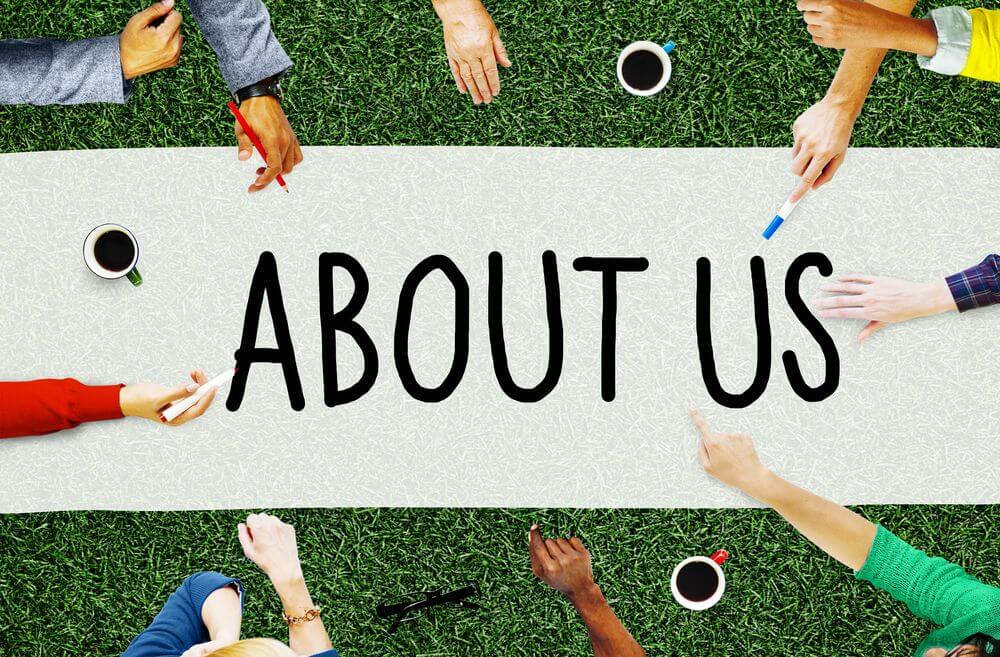
#> input picture images/best-about-us-pages.jpg, 1000 x 657 px
$ python session1.py
#> lines starting #> are read from the running program, lines starting #| are printed output that depends on the picture
import cv2 as cv
from matplotlib import pyplot as plt

img = cv.imread("../images/best-about-us-pages.jpg", cv.IMREAD_GRAYSCALE)
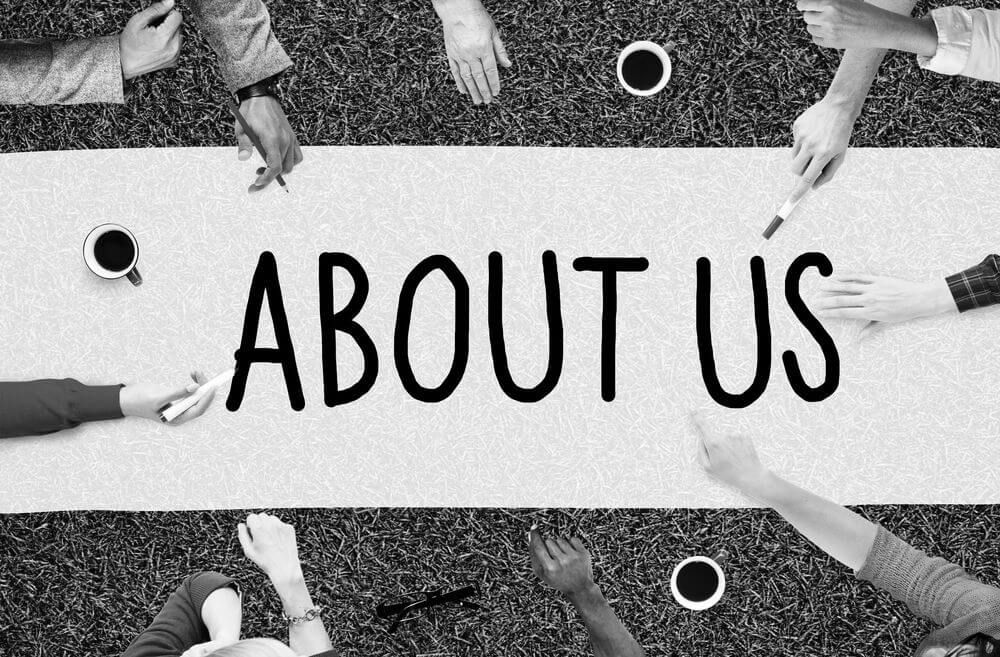
#> img: shape (657, 1000); min 0, max 255, mean 152.4

# [5 lines of commented-out code are left out]

"""
show image

cv.imshow("image", img)
cv.waitKey(0)
cv.destroyWindow()

cv.imwrite("../images/save/1.jpg", img)
"""

plt.imshow(img, cmap="grey", interpolation="bicubic")
plt.xticks([]), plt.yticks([])  # to hide tick values on X and Y axis
plt.plot([50, 100], [100, 500], "c", linewidth=4)
plt.show()
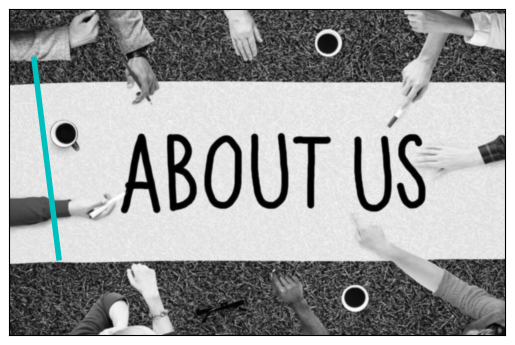
#> figure drawn by matplotlib, 1 panel

$ run again, with images/2.jpg copied over images/best-about-us-pages.jpg
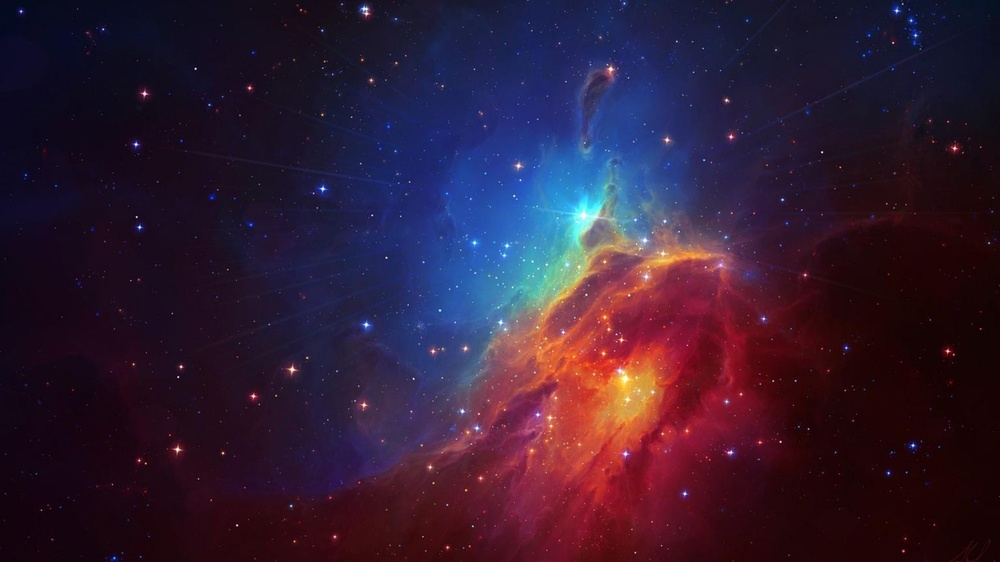
#> input picture images/2.jpg, 1000 x 562 px, shrunk from 1536 x 864 before the run
#> `img = cv.imread("../images/best-about-us-pages.jpg", cv.IMREAD_GRAYSCA..`:
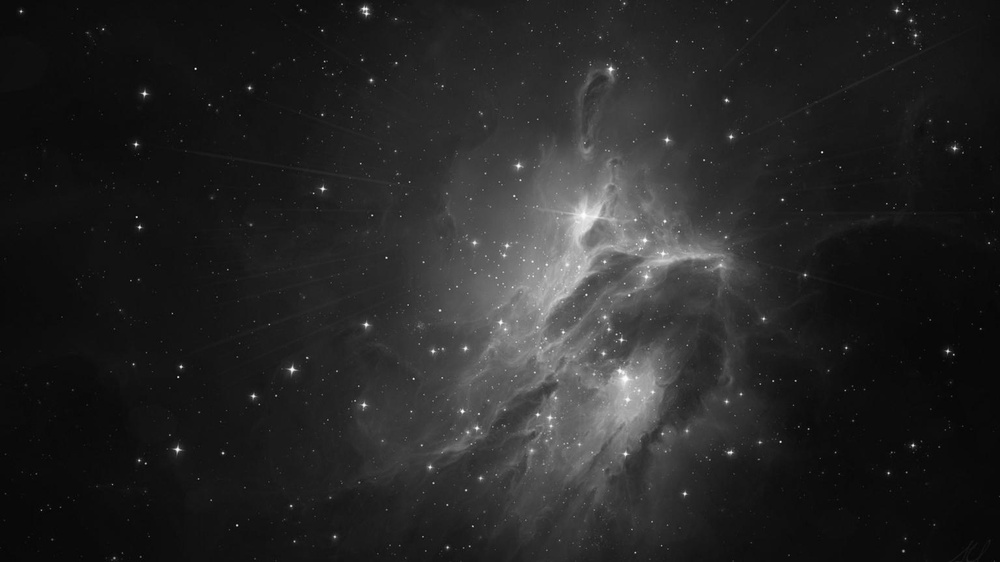
#> img: shape (562, 1000); min 1, max 255, mean 38
#> `plt.show()`:
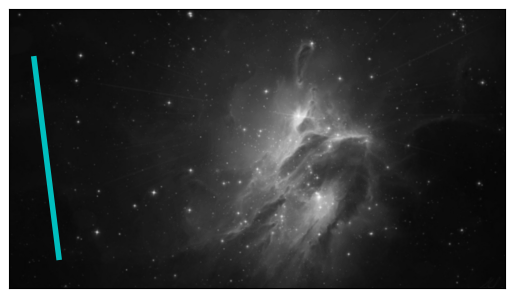
#> figure drawn by matplotlib, 1 panel

$ run again, with images/1.png saved as images/best-about-us-pages.jpg
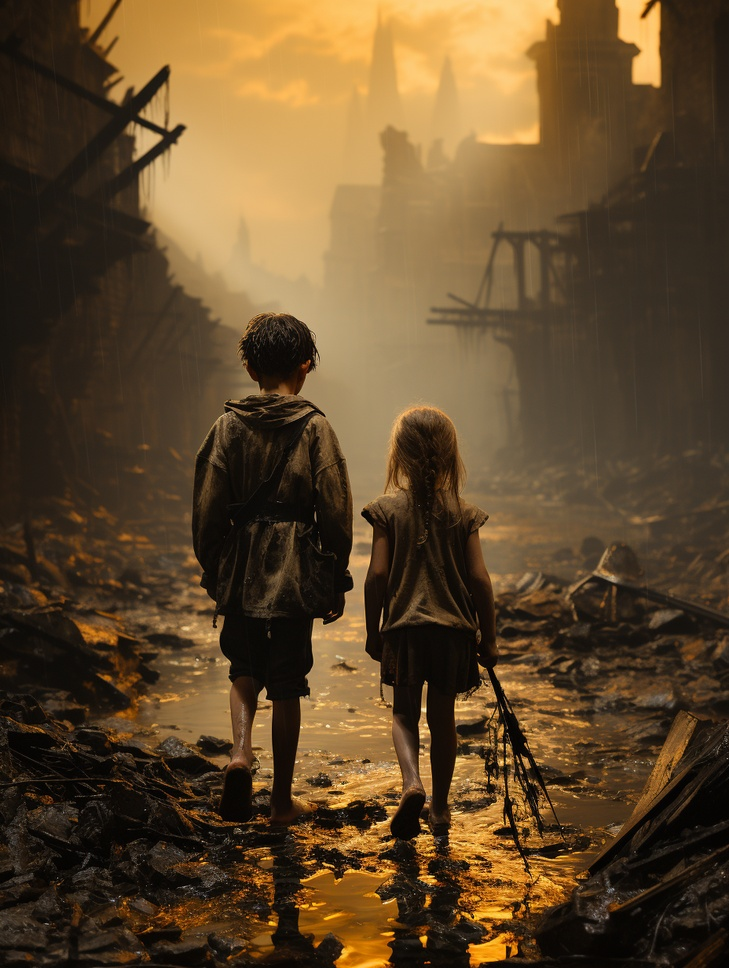
#> input picture images/1.png, 729 x 968 px, shrunk from 928 x 1232 before the run
#> `img = cv.imread("../images/best-about-us-pages.jpg", cv.IMREAD_GRAYSCA..`:
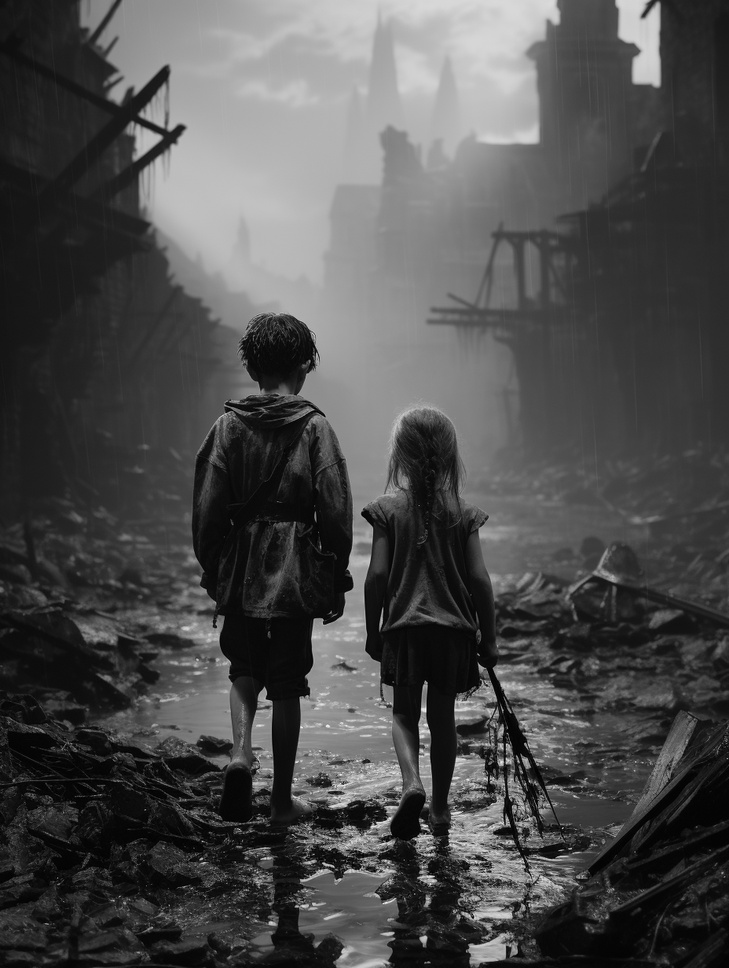
#> img: shape (968, 729); min 0, max 248, mean 76.5
#> `plt.show()`:
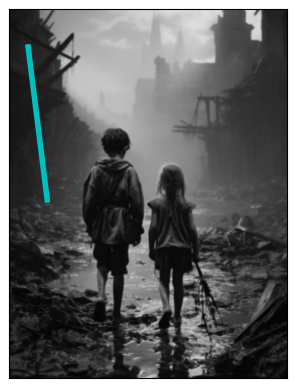
#> figure drawn by matplotlib, 1 panel
